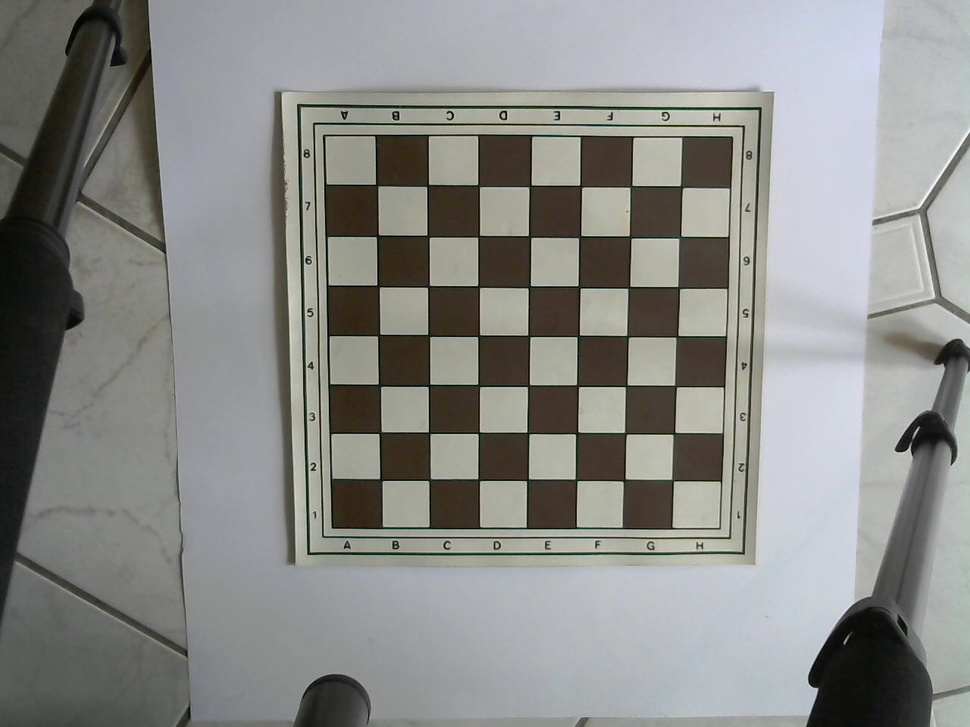
#> input picture testMedia/chessBoard001.jpg, 970 x 727 px, shrunk from 1280 x 960 before the run
$ python histogramm.py
#> lines starting #> are read from the running program, lines starting #| are printed output that depends on the picture
# see:
# https://www.bogotobogo.com/python/OpenCV_Python/python_opencv3_image_histogram_calcHist.php
# https://giusedroid.blogspot.com/2015/04/using-python-and-k-means-in-hsv-color.html

import cv2
import numpy as np
from matplotlib import pyplot as plt
import sys


def plotChannel(hsv, channel, col, rows, plotNum, title):
  cImg = hsv[:, :, channel]
  plt.subplot(rows, col, plotNum)
  plt.hist(np.ndarray.flatten(cImg), bins=256)
  plt.title(title)


def main(argv):
    default_file = '../testMedia/chessBoard001.jpg'
    filename = argv[0] if len(argv) > 0 else default_file
    image = cv2.imread(filename)
#> image is the input picture: shape (727, 970, 3); mean B, G, R 136, 138.5, 137.9
    cv2.imshow('chessboard', image)
    # refresh
    cv2.waitKey(10)
    hsv = cv2.cvtColor(image, cv2.COLOR_BGR2HSV)
#> hsv: shape (727, 970, 3); mean H, S, V 63.2, 26.4, 142.4
    plt.figure(figsize=(10, 8))
    plt.suptitle('HSV Histogramm', fontsize=16)
    plotChannel(hsv, 0, 1, 4, 2, 'Hue')
#> in plotChannel, `cImg = hsv[:, :, channel]`:
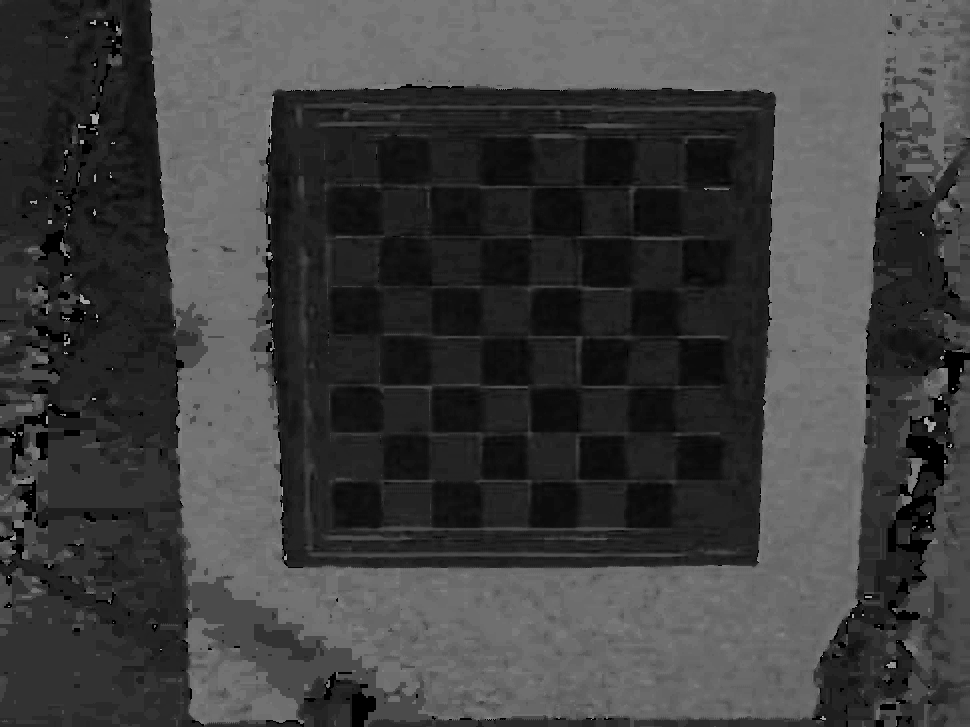
#> cImg: shape (727, 970); min 0, max 173, mean 63.2
    plt.subplots_adjust(hspace=.5)
    plotChannel(hsv, 1, 1, 4, 3, 'Saturation')
#> call 2 of plotChannel, with channel = 1, col = 1, rows = 4, plotNum = 3, title = 'Saturation'
#> in plotChannel (call 2), `cImg = hsv[:, :, channel]`:
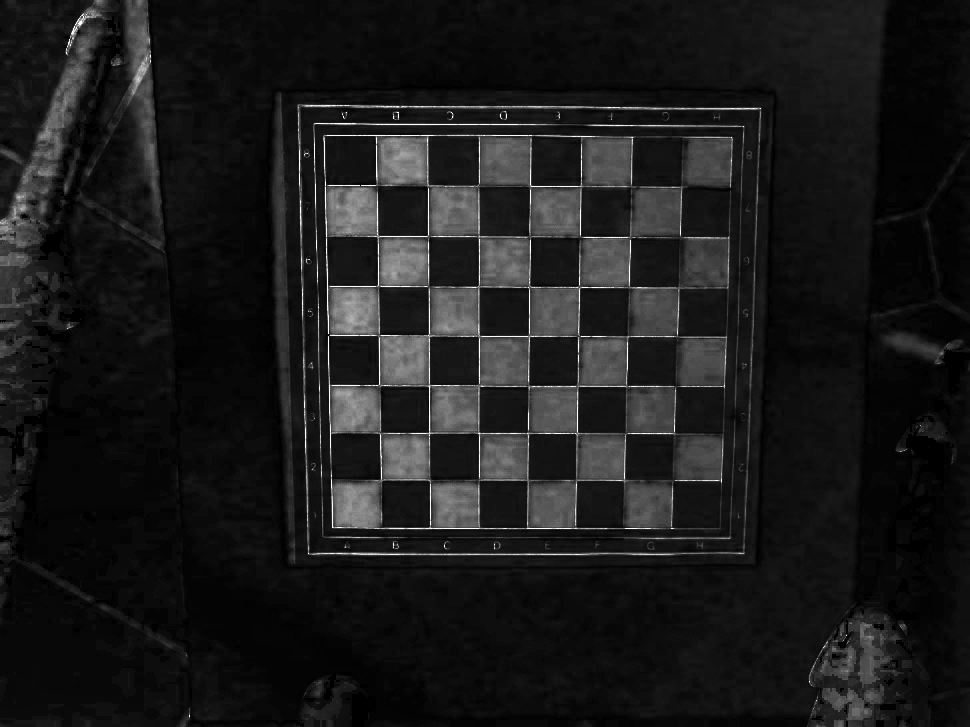
#> cImg: shape (727, 970); min 0, max 255, mean 26.4
    plotChannel(hsv, 2, 1, 4, 4, 'Luminosity Value')
#> call 3 of plotChannel, with channel = 2, col = 1, rows = 4, plotNum = 4, title = 'Luminosity Value'
#> in plotChannel (call 3), `cImg = hsv[:, :, channel]`:
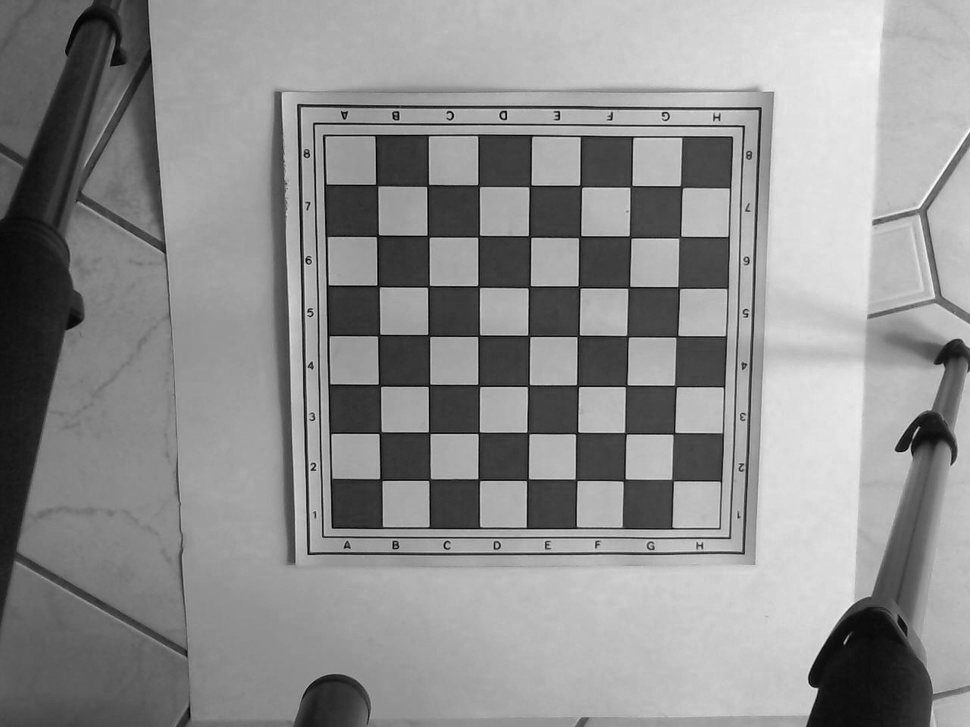
#> cImg: shape (727, 970); min 0, max 255, mean 142.4
    fig = plt.figure(1)
    fig.canvas.set_window_title('Histogramm for %s' % (filename))
    plt.show()
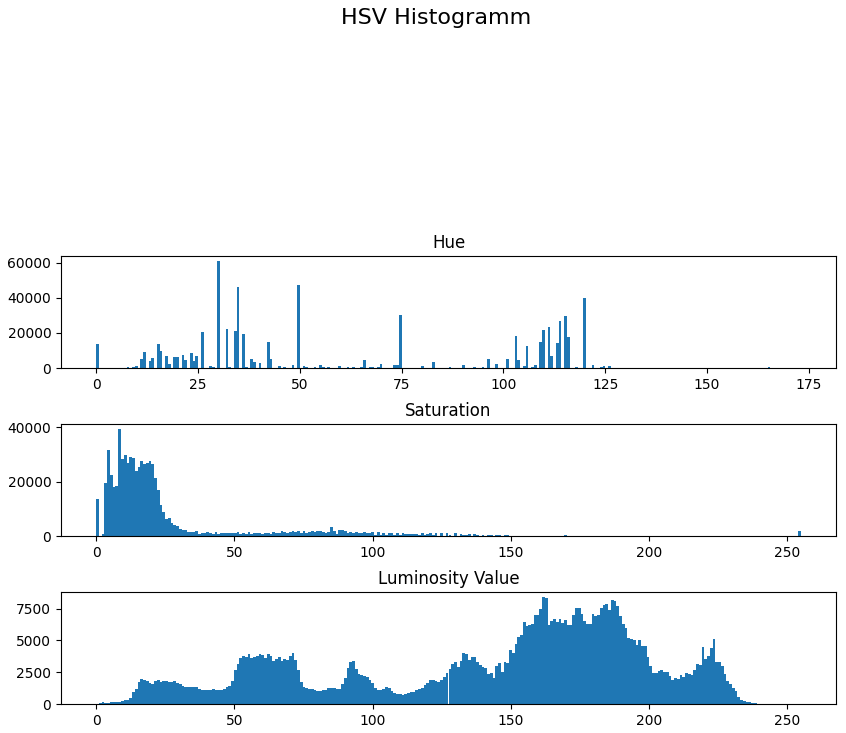
#> figure drawn by matplotlib, 3 panels; panel 1: tallest bar 60925 high, from x = 29.73 to 30.41; panel 2: tallest bar 39151 high, from x = 7.97 to 8.96; panel 3: tallest bar 8383 high, from x = 161.4 to 162.4
    cv2.destroyAllWindows()
    return 0


if __name__ == "__main__":
    main(sys.argv[1:])

$ run again, with testMedia/chessBoard002.jpg copied over testMedia/chessBoard001.jpg
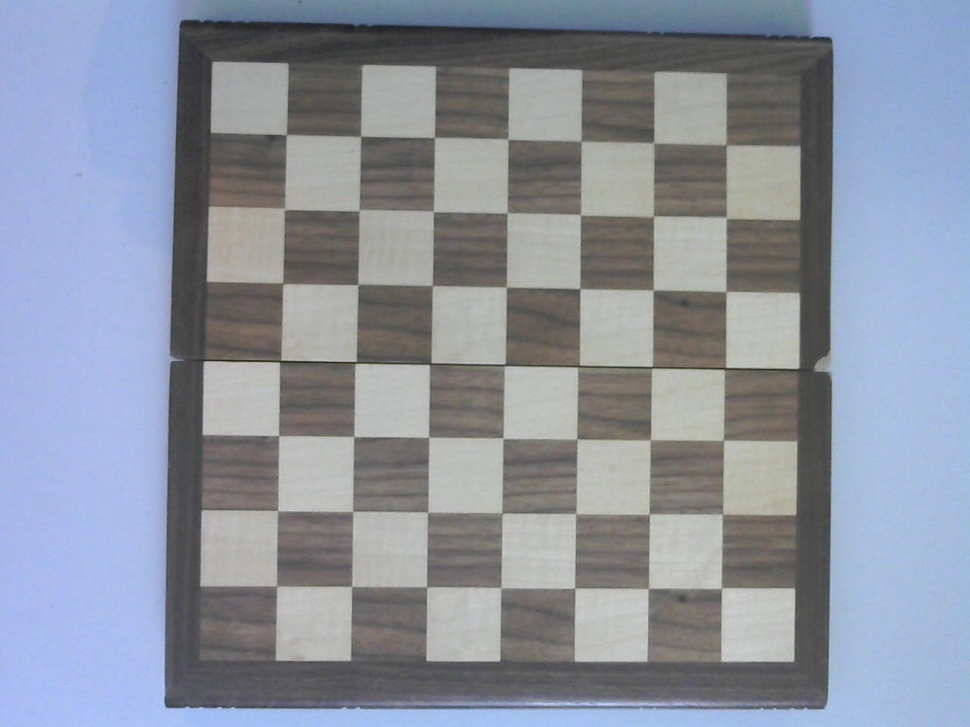
#> input picture testMedia/chessBoard002.jpg, 970 x 727 px, shrunk from 1280 x 960 before the run
#> in main, image is the input picture: shape (727, 970, 3); mean B, G, R 159.5, 146.6, 140
#> hsv: shape (727, 970, 3); mean H, S, V 68.7, 35.4, 163.2
#> in plotChannel (call 3), `cImg = hsv[:, :, channel]`:
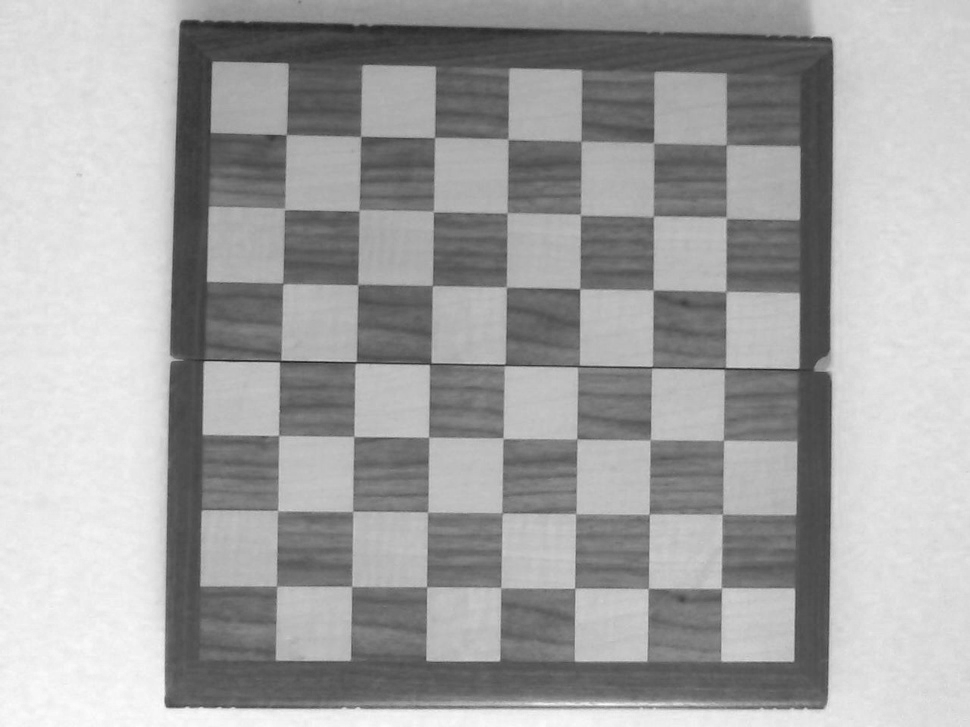
#> cImg: shape (727, 970); min 27, max 252, mean 163.2
#> in main, `plt.show()`:
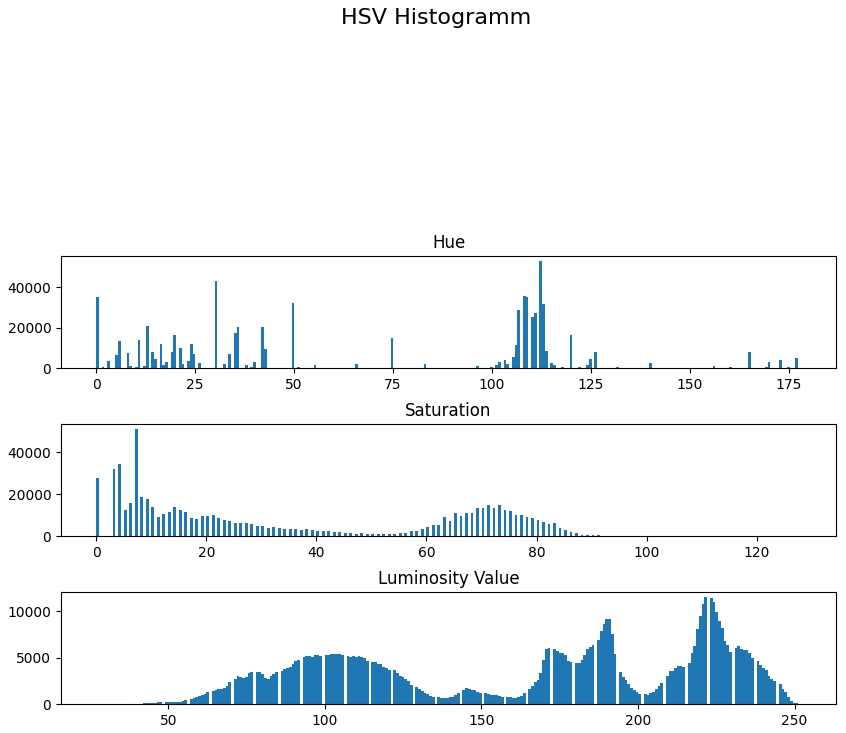
#> figure drawn by matplotlib, 3 panels; panel 1: tallest bar 52728 high, from x = 111.9 to 112.6; panel 2: tallest bar 50962 high, from x = 7 to 7.5; panel 3: tallest bar 11525 high, from x = 221.2 to 222.1

$ run again, with testMedia/chessBoard003.jpg copied over testMedia/chessBoard001.jpg
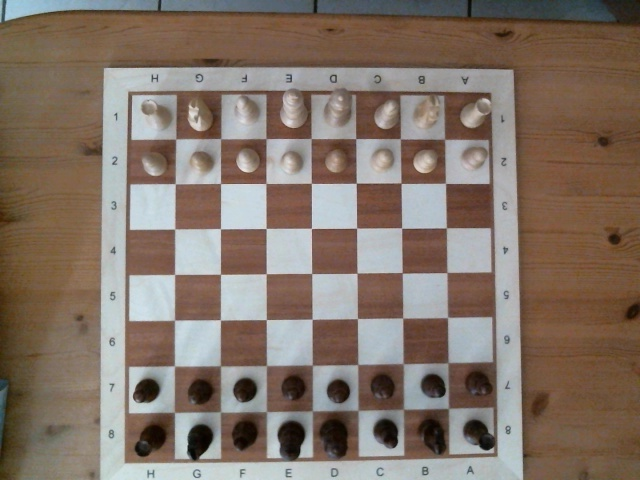
#> input picture testMedia/chessBoard003.jpg, 640 x 480 px
#> in main, image is the input picture: shape (480, 640, 3); mean B, G, R 104.3, 115.6, 130.6
#> hsv: shape (480, 640, 3); mean H, S, V 37.9, 74.8, 134
#> in plotChannel (call 3), `cImg = hsv[:, :, channel]`:
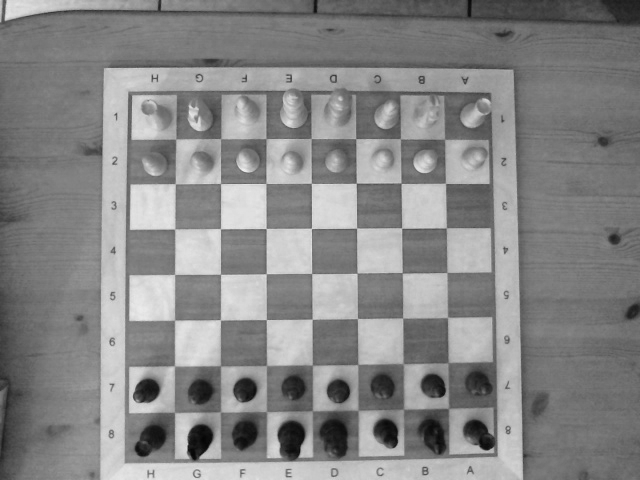
#> cImg: shape (480, 640); min 4, max 240, mean 134
#> in main, `plt.show()`:
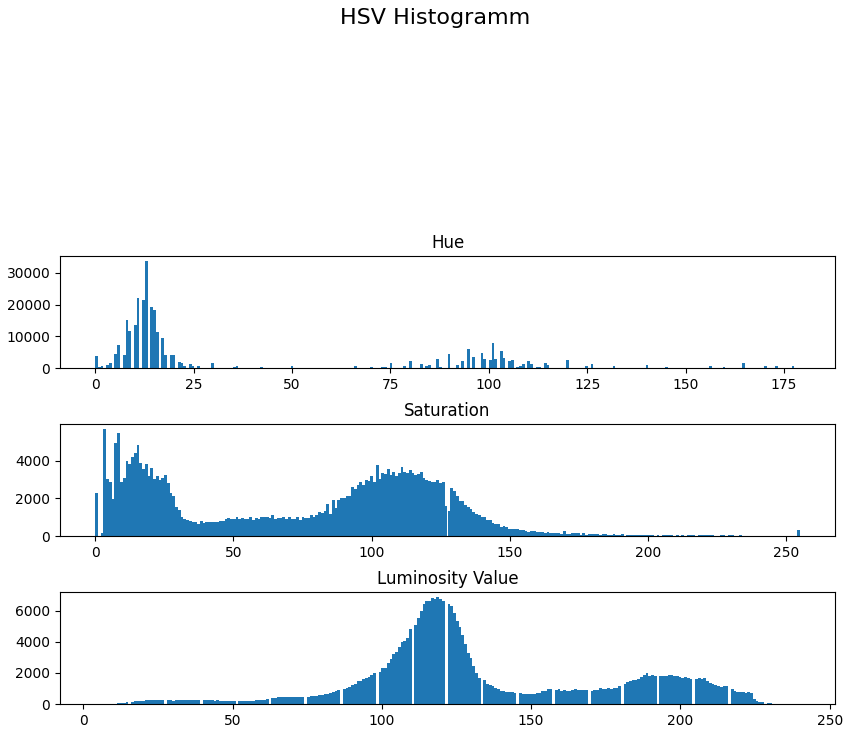
#> figure drawn by matplotlib, 3 panels; panel 1: tallest bar 33646 high, from x = 12.59 to 13.29; panel 2: tallest bar 5665 high, from x = 2.99 to 3.98; panel 3: tallest bar 6846 high, from x = 118.3 to 119.2

$ run again, with testMedia/chessBoard004.jpg copied over testMedia/chessBoard001.jpg
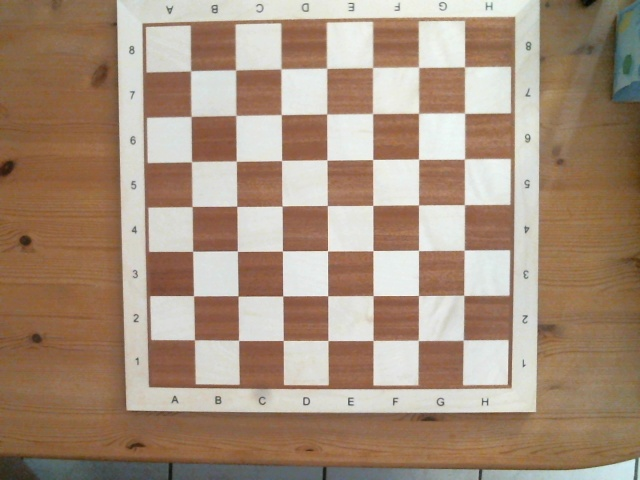
#> input picture testMedia/chessBoard004.jpg, 640 x 480 px
#> in main, image is the input picture: shape (480, 640, 3); mean B, G, R 123.1, 143.1, 166.1
#> hsv: shape (480, 640, 3); mean H, S, V 24.5, 79.7, 167.3
#> in plotChannel (call 3), `cImg = hsv[:, :, channel]`:
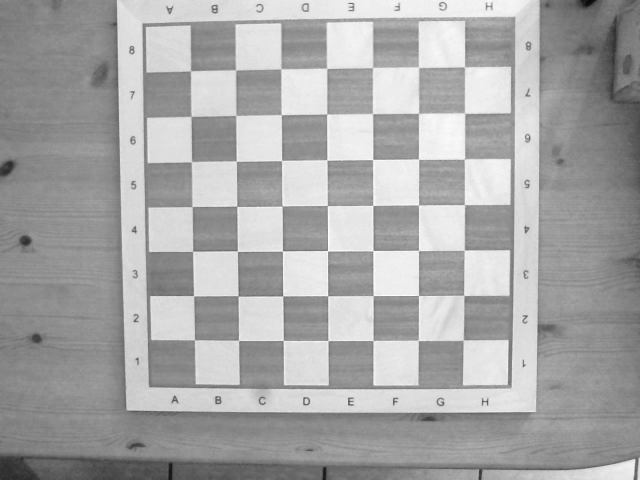
#> cImg: shape (480, 640); min 7, max 255, mean 167.3
#> in main, `plt.show()`:
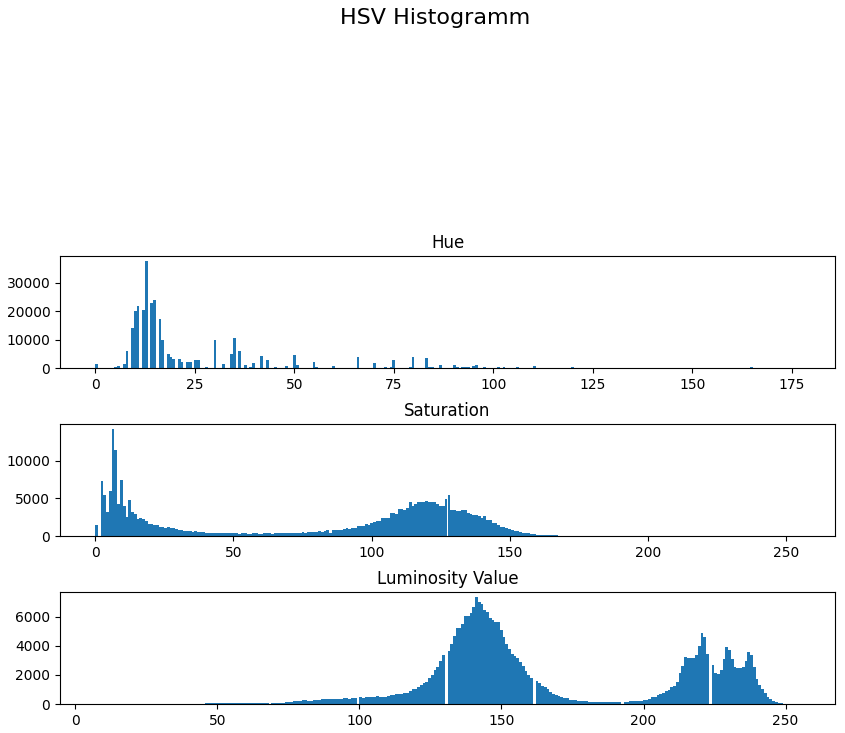
#> figure drawn by matplotlib, 3 panels; panel 1: tallest bar 37527 high, from x = 12.45 to 13.14; panel 2: tallest bar 14205 high, from x = 5.98 to 6.97; panel 3: tallest bar 7350 high, from x = 140.7 to 141.7
